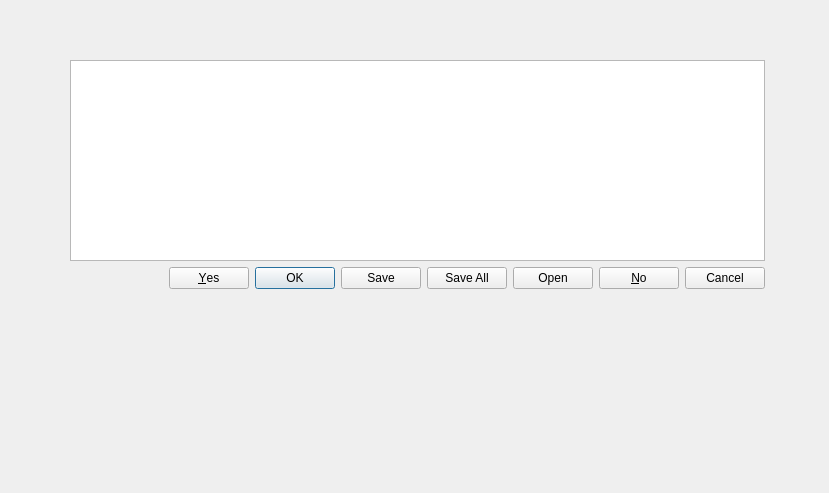
<?xml version="1.0" encoding="UTF-8"?>
<ui version="4.0">
 <class>InfoDialog</class>
 <widget class="QDialog" name="InfoDialog">
  <property name="geometry">
   <rect>
    <x>0</x>
    <y>0</y>
    <width>829</width>
    <height>493</height>
   </rect>
  </property>
  <property name="windowTitle">
   <string>Dialog</string>
  </property>
  <widget class="QWidget" name="">
   <property name="geometry">
    <rect>
     <x>70</x>
     <y>60</y>
     <width>695</width>
     <height>229</height>
    </rect>
   </property>
   <layout class="QVBoxLayout" name="verticalLayout">
    <item>
     <widget class="QTextEdit" name="textEdit"/>
    </item>
    <item>
     <widget class="QDialogButtonBox" name="buttonBox">
      <property name="standardButtons">
       <set>QDialogButtonBox::Cancel|QDialogButtonBox::No|QDialogButtonBox::Ok|QDialogButtonBox::Open|QDialogButtonBox::Save|QDialogButtonBox::SaveAll|QDialogButtonBox::Yes</set>
      </property>
     </widget>
    </item>
   </layout>
  </widget>
 </widget>
 <resources/>
 <connections/>
</ui>
